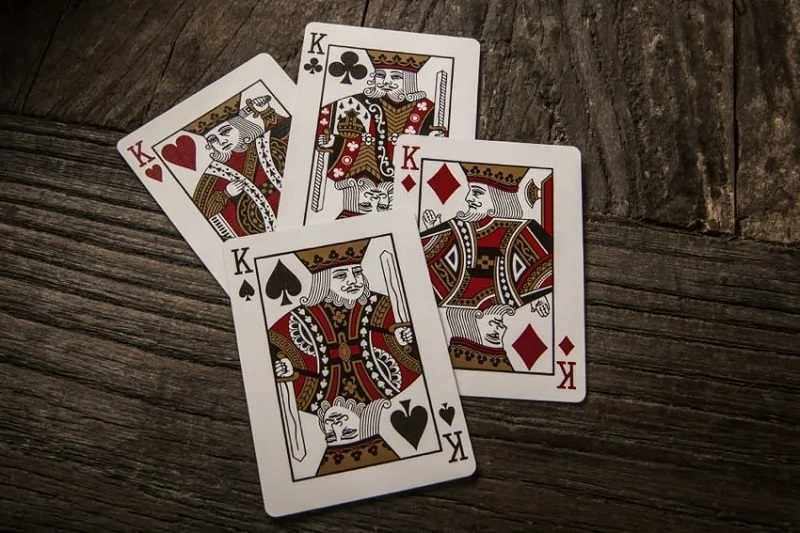
#> input picture OpencvPython/Resources/cards.jpg, 800 x 533 px
$ python test.py
#> lines starting #> are read from the running program, lines starting #| are printed output that depends on the picture; pictures that were not available may be replaced by others from this repository, and a replacement may not be noted
import cv2
import numpy as np

cap = cv2.VideoCapture("../../Resources/cards-vid.mp4")
imgTarget = cv2.imread("../../Resources/cards.jpg")
#> imgTarget is the input picture: shape (533, 800, 3); mean B, G, R 64.2, 72.8, 84.6
myVid = cv2.VideoCapture("../../Resources/crossroad.mp4")

detection = False
frameCounter = 0

success, imgVideo = myVid.read()
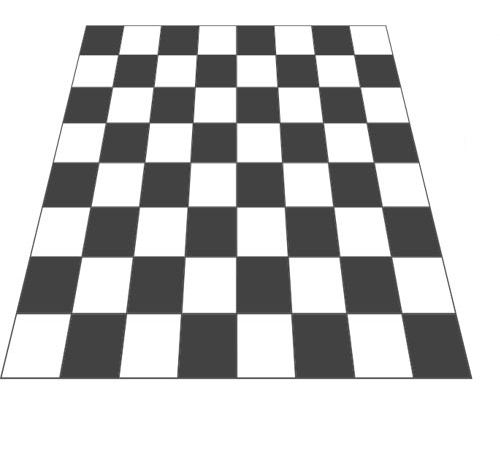
#> input picture OpencvPython/Resources/1.jpg, 500 x 461 px, given in place of crossroad.mp4, which was not available
#> imgVideo is the input picture: shape (461, 500, 3); min 42, max 255, mean 196.6
hT, wT, cT = imgTarget.shape
#> hT = 533; wT = 800; cT = 3
imgVideo = cv2.resize(imgVideo, (wT, hT))
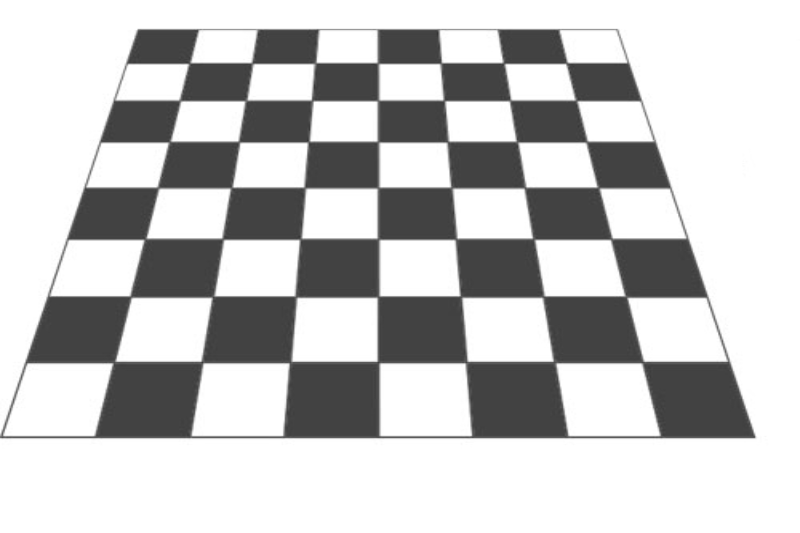
#> imgVideo: shape (533, 800, 3); min 50, max 255, mean 196.5

orb = cv2.ORB_create(nfeatures=1000)
kp1, des1 = orb.detectAndCompute(imgTarget, None)
#> kp1 = 1000 keypoints; strongest (x, y, size): (372, 108, 31), (388, 170, 31), (369, 139, 31), (386, 158, 31)

bf = cv2.BFMatcher()

def stackImages(imgArray, scale, lables=[]):
    sizeW = imgArray[0][0].shape[1]
    sizeH = imgArray[0][0].shape[0]
    rows = len(imgArray)
    cols = len(imgArray[0])
    rowsAvailable = isinstance(imgArray[0], list)
    if rowsAvailable:
        for x in range(0, rows):
            for y in range(0, cols):
                imgArray[x][y] = cv2.resize(imgArray[x][y], (sizeW, sizeH), None, scale, scale)
                if len(imgArray[x][y].shape) == 2: imgArray[x][y] = cv2.cvtColor(imgArray[x][y], cv2.COLOR_GRAY2BGR)
        imageBlank = np.zeros((sizeH, sizeW, 3), np.uint8)
        hor = [imageBlank] * rows
        hor_con = [imageBlank] * rows
        for x in range(0, rows):
            hor[x] = np.hstack(imgArray[x])
            hor_con[x] = np.concatenate(imgArray[x])
        ver = np.vstack(hor)
    else:
        for x in range(0, rows):
            imgArray[x] = cv2.resize(imgArray[x], (sizeW, sizeH), None, scale, scale)
            if len(imgArray[x].shape) == 2: imgArray[x] = cv2.cvtColor(imgArray[x], cv2.COLOR_GRAY2BGR)
        hor = np.hstack(imgArray)
        ver = hor
    if len(lables) != 0:
        eachImgWidth = int(ver.shape[1] / cols)
        eachImgHeight = int(ver.shape[0] / rows)
        print(eachImgHeight)
        for d in range(0, rows):
            for c in range(0, cols):
                cv2.rectangle(ver, (c * eachImgWidth, eachImgHeight * d),
                              (c * eachImgWidth + len(lables[d]) * 13 + 27, 30 + eachImgHeight * d), (255, 255, 255),
                              cv2.FILLED)
                cv2.putText(ver, lables[d], (eachImgWidth * c + 10, eachImgHeight * d + 20), cv2.FONT_HERSHEY_COMPLEX,
                            0.7, (255, 0, 255), 2)
    return ver

while True:
    sucess, imgWebcam = cap.read()

    imgWebcam = cv2.resize(imgWebcam, None, fx=0.4, fy=0.4)
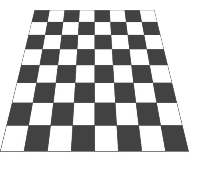
#> imgWebcam: shape (184, 200, 3); min 60, max 255, mean 196.3

    imgAug = imgWebcam.copy()
    kp2, des2 = orb.detectAndCompute(imgWebcam, None)
#> kp2 = 433 keypoints; strongest (x, y, size): (79, 36, 31), (46, 32, 31), (135, 84, 31), (73, 84, 31)

    if detection == False:
        myVid.set(cv2.CAP_PROP_POS_FRAMES, 0)
        frameCounter = 0
    else:
        if frameCounter == myVid.get(cv2.CAP_PROP_FRAME_COUNT):
            myVid.set(cv2.CAP_PROP_POS_FRAMES, 0)
            frameCounter = 0
        success, imgVideo = myVid.read()
        imgVideo = cv2.resize(imgVideo, (wT, hT))

    matches = bf.knnMatch(des1, des2, k=2)
#> matches = 1000 matches
    good = []
    for m, n in matches:
        if m.distance < 0.75 * n.distance:
            good.append(m)

        # draw features
        imgFeatures = cv2.drawMatches(imgTarget, kp1, imgWebcam, kp2, good, None, flags=2)
        if len(good) > 20:
            detection = True
            srcPts = np.float32([kp1[m.queryIdx].pt for m in good]).reshape(-1, 1, 2)
            dstPts = np.float32([kp2[m.trainIdx].pt for m in good]).reshape(-1, 1, 2)

            if (len(srcPts) < 4):
                continue

            # the matching matrix
            matrix, mask = cv2.findHomography(srcPts, dstPts, cv2.RANSAC, 4)

            if matrix is None:
               continue

            # perspective transform
            pts = np.float32([[0, 0], [0, hT], [wT, hT], [wT, 0]]).reshape(-1, 1, 2)
            dst = cv2.perspectiveTransform(pts, matrix)
            cv2.polylines(imgWebcam, [np.int32(dst)], True, (255, 0, 255), 3)
            imgWarp = cv2.warpPerspective(imgVideo, matrix, (imgWebcam.shape[1], imgWebcam.shape[0]))

            maskNew = np.zeros((imgWebcam.shape[0], imgWebcam.shape[1]), np.uint8)
            cv2.fillPoly(maskNew, [np.int32(dst)], (255, 255, 255))
            imgAug = cv2.bitwise_and(imgAug, imgAug, mask=cv2.bitwise_not(maskNew))
            imgAug = cv2.bitwise_or(imgWarp, imgAug)

            imgStacked = stackImages(([imgWebcam, imgVideo, imgTarget], [imgFeatures, imgWarp, imgAug]), 0.5)
#> this loop made 1000 passes
#> pass 1, `imgFeatures = cv2.drawMatches(imgTarget, kp1, imgWebcam, kp2, good, No..`:
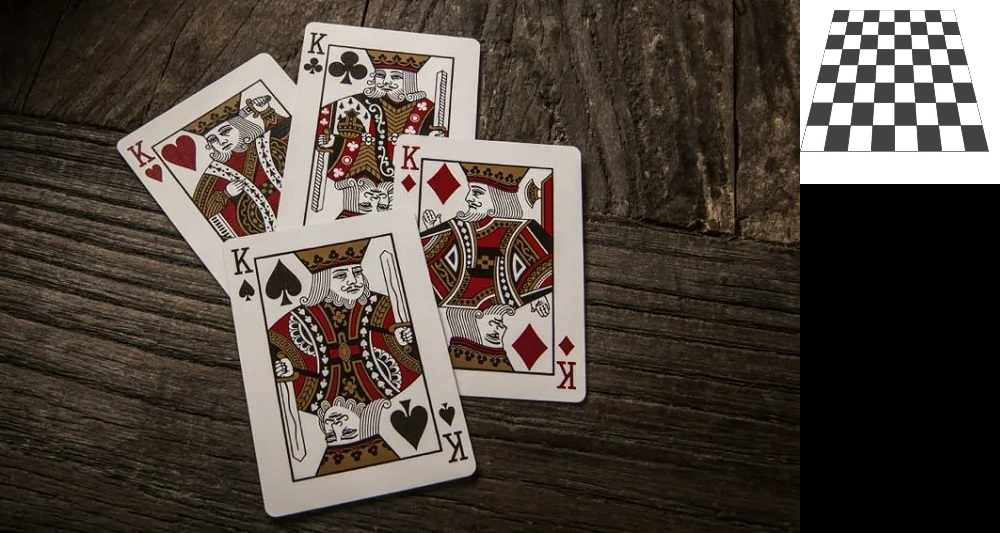
#> imgFeatures: shape (533, 1000, 3); mean B, G, R 64.9, 71.8, 81.2
#> after the loop, good = 3 matches

#> (the run stopped early here; a loop or call above may not have finished)
